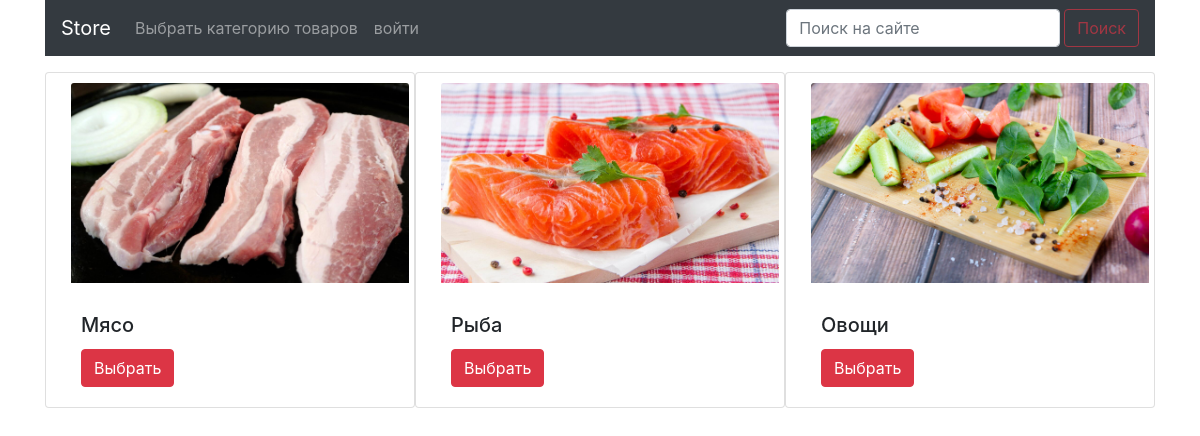
The page / on the database its author committed.
### store/models.py (models this page shows, shortened)
class Category(models.Model):
    name = models.CharField(verbose_name='имя', max_length=256, unique=True)
    slug = models.SlugField(verbose_name='slug-имя', max_length=256, null=False, unique=True)
    image = models.ImageField(upload_to='category_img', blank=True)
    description = models.TextField(verbose_name='описание категории', blank=True, null=True)

### store/views.py (the view)
# urls.py: path('', store.CategoryListView.as_view(), name='category_list'),
class CategoryListView(TemplateView):
    template_name = 'store/category_list.html'
    def get_context_data(self, **kwargs):
        context = super().get_context_data(**kwargs)
        context["categories"] = store_models.Category.objects.all()
        return context

### store/templates/store/category_list.html
{% extends 'store/base.html' %}
{% load static %}
{% block content %}
    <div class="container mt-3">
        <div class="row centered">
            {% for category in categories %}
                <div class="card  col-lg-4" style="width: 16rem;
                display: flex">
                    <img src="/media/{{ category.image }}"
                         class="card-img-top filters__img" alt="...">
                    <div class="card-body fa fa-align-justify">
                        <h5 class="card-title">{{ category.name|title }}</h5>
                        <a href="{% url 'store:category_detail' category.slug %}"
                           class="btn btn-danger">Выбрать</a>
                    </div>
                </div>
            {% endfor %}
        </div>
    </div>
{% endblock %}

### static/css/style.css (style rules this page uses)
* { margin: 0; padding: 0; }
body { font-family: 'Montserrat', sans-serif; }
html, body { height: 100%; }
.filters__img { width: 100%; height: 200px; overflow: hidden; margin: 10px; }
.container { width: 1366px; margin: 0 auto; min-height: 100%; }

### rows shown on the page
Category: image (picture), name "Мясо"
Category: image (picture), name "Рыба"
Category: image (picture), name "Овощи"
